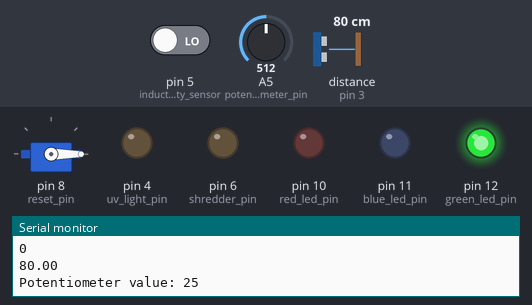
Simulated run of this sketch. Board: Arduino Uno, built with avr-gcc and run on an emulated ATmega328P. Shown: servo, output pins drawn as LEDs (lit = HIGH), the last lines printed to the serial monitor. The inputs (shaded band) are chosen by the test bench; at power-on: pin 5 (inductive_proximity_sensor) LOW, A5 (potentiometer_pin) = 512, distance to the obstacle (sensor on pin 3) 80 cm. The echo pulse lasts 58.3 µs per cm.

Above: at 1.2 s.
1.3 s: pin 5 (inductive_proximity_sensor) driven HIGH
At 1.77 s:
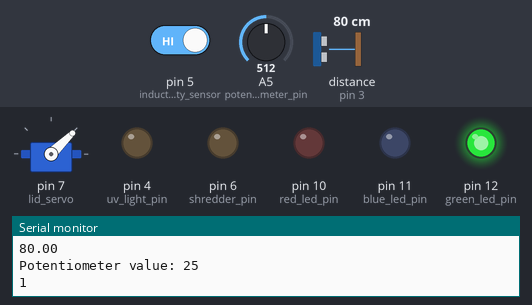
At 3.5 s:
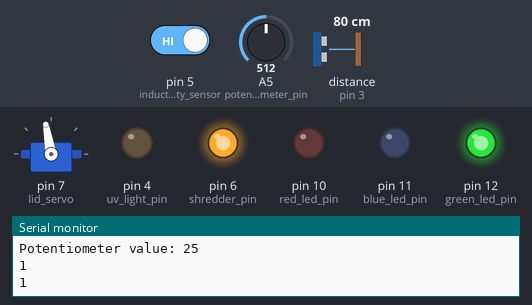
3.8 s: pin 5 (inductive_proximity_sensor) driven LOW
At 13.49 s:
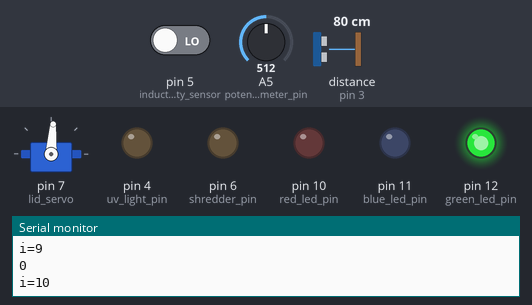
Timing chart, 0 to 15.4 s (numbered marks = the images above; inputs shaded):
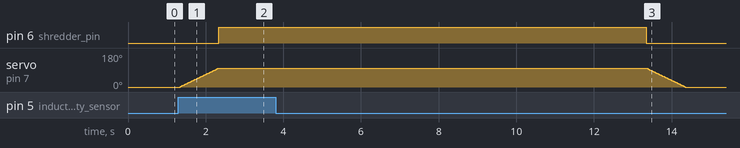

Measured:
- after the input at 1.3 s, pin 6 (shredder_pin): LOW → HIGH after 1.0 s; servo on pin 7 (lid_servo): moves from 0° to 100° over 0.99 s, starting at once
- after the input at 3.8 s, pin 6 (shredder_pin): HIGH → LOW after 9.5 s; servo on pin 7 (lid_servo): moves from 100° to 0° over 0.99 s, starting after 9.6 s

The sketch:

smart-trash-bin.ino
```cpp
#include <HCSR04.h>
#include <Servo.h>

Servo myservo;

// hc(Trig, Echo)
HCSR04 hc_bin(2, 3);
int uv_light_pin= 4;

int inductive_proximity_sensor = 5;
int shredder_pin  = 6;
int lid_servo = 7;

int red_led_pin = 10;
int blue_led_pin = 11;
int green_led_pin = 12;

int pos = 0;

int reset_pin = 8;

int potentiometer_pin = A5;
int potentiometer_value = 0;

void setup() {

  Serial.begin(9600);

  myservo.attach(8);
  myservo.write(pos);
  myservo.detach();

  pinMode(shredder_pin, OUTPUT);
  pinMode(inductive_proximity_sensor, INPUT);
  pinMode(uv_light_pin, OUTPUT);
  pinMode(red_led_pin, OUTPUT);
  pinMode(blue_led_pin, OUTPUT);
  pinMode(green_led_pin, OUTPUT);
  pinMode(reset_pin, INPUT_PULLUP);

  green_led_on();
}

void loop() {

  check_for_incoming_trash();
  check_if_bin_is_full();
}

void check_for_incoming_trash() {

  bool trash_detected = digitalRead(inductive_proximity_sensor);

  Serial.println(trash_detected);

  if (trash_detected) {
    open_lid_servo();
    shredder_on();

    int counter = 0;

    while(true) {

      delay(1000);
      trash_detected = digitalRead(inductive_proximity_sensor);
      Serial.println(trash_detected);

      if (!trash_detected) {
        counter++;
        Serial.print("i=");
        Serial.println(counter);
        if (counter == 10) {
          break;
        }
      } else {
        counter = 0;
      }
    }

    shredder_off();
    close_lid_servo();
  }
}

void check_if_bin_is_full() {

  float distance = read_bin_distance();

  Serial.println(distance);

  potentiometer_value = analogRead(potentiometer_pin);
  potentiometer_value = map(potentiometer_value, 0, 1023, 0, 50);
  Serial.print("Potentiometer value: ");
  Serial.println(potentiometer_value );

  if (distance <= potentiometer_value) {

    int counter = 0;

    while(true) {

      delay(1000);
      distance = read_bin_distance();
      Serial.println(distance);

      potentiometer_value = analogRead(potentiometer_pin);
      potentiometer_value = map(potentiometer_value, 0, 1023, 0, 50);
      Serial.print("Potentiometer value: ");
      Serial.println(potentiometer_value );

      if (distance <= potentiometer_value) {
        counter++;
        Serial.print("i=");
        Serial.println(counter);
        if (counter == 3) {
          bin_full();
          break;
        }
      } else {
        break;
      }
    }
  }
}

float read_bin_distance() {
  return hc_bin.dist(0);
}

void bin_full() {
  green_led_off();
  uv_on();
  blue_led_on();
  delay(30000);
  uv_off();
  blue_led_off();
  red_led_on();

  wait_for_reset();
}

void wait_for_reset() {

  while(true) {

    int reset_status = digitalRead(reset_pin);

    if (!reset_status) {
      red_led_off();
      green_led_on();
      break;
    }
  }
}

void open_lid_servo() {
  myservo.attach(lid_servo);
  for (pos = 0; pos <= 100; pos += 1) { // goes from 0 degrees to 180 degrees
    // in steps of 1 degree
    myservo.write(pos);              // tell servo to go to position in variable 'pos'
    delay(10);                       // waits 15 ms for the servo to reach the position
  }
  myservo.detach();
}

void close_lid_servo() {
  myservo.attach(lid_servo);
  for (pos = 100; pos >= 0; pos -= 1) { // goes from 180 degrees to 0 degrees
    myservo.write(pos);              // tell servo to go to position in variable 'pos'
    delay(10);                       // waits 15 ms for the servo to reach the position
  }
  myservo.detach();
}

void shredder_on() {
  digitalWrite(shredder_pin, HIGH);
}

void shredder_off() {
  digitalWrite(shredder_pin, LOW);
}

void red_led_on() {
  digitalWrite(red_led_pin, HIGH);
}

void red_led_off() {
  digitalWrite(red_led_pin, LOW);
}

void green_led_on() {
  digitalWrite(green_led_pin, HIGH);
}

void green_led_off() {
  digitalWrite(green_led_pin, LOW);
}

void blue_led_on() {
  digitalWrite(blue_led_pin, HIGH);
}

void blue_led_off() {
  digitalWrite(blue_led_pin, LOW);
}

void uv_on() {
  digitalWrite(uv_light_pin, HIGH);
}

void uv_off() {
  digitalWrite(uv_light_pin, LOW);
}
```
